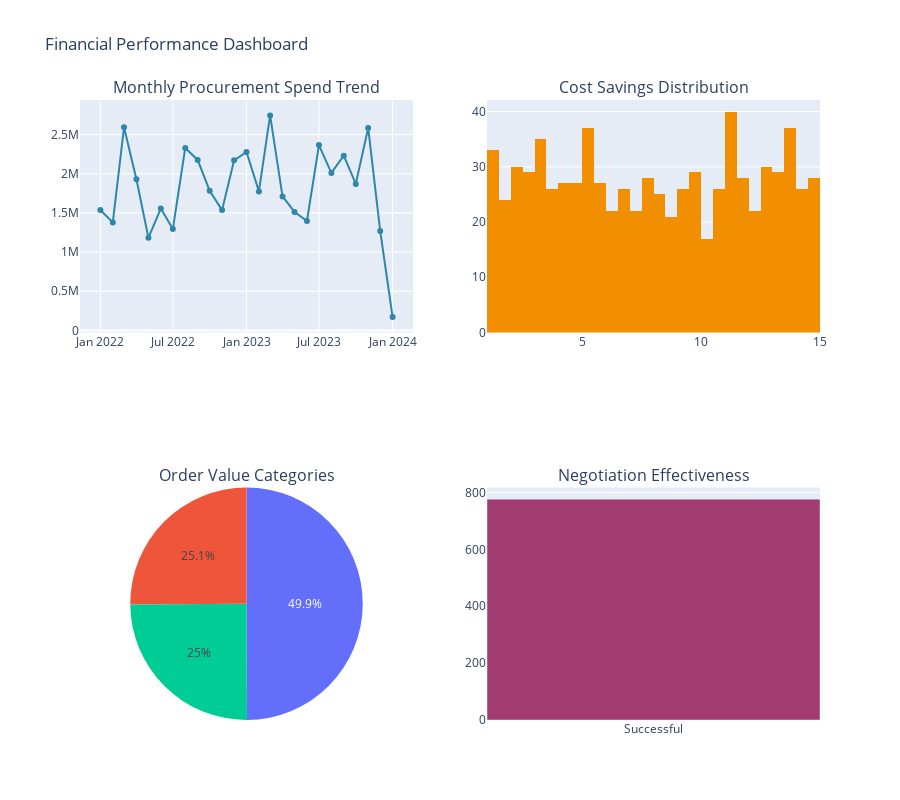

Source (notebook cell):
### Code cell
# Create financial performance visualizations
fig = make_subplots(
    rows=2, cols=2,
    subplot_titles=(
        'Monthly Procurement Spend Trend',
        'Cost Savings Distribution',
        'Order Value Categories',
        'Negotiation Effectiveness'
    ),
    specs=[[{"type": "scatter"}, {"type": "histogram"}],
           [{"type": "pie"}, {"type": "bar"}]]
)

# 1. Monthly spend trend
monthly_data = df.groupby(['order_year', 'order_month']).agg({
    'total_negotiated_value': 'sum',
    'cost_savings': 'sum'
}).reset_index()
monthly_data['year_month'] = monthly_data['order_year'].astype(str) + '-' + monthly_data['order_month'].astype(str).str.zfill(2)

fig.add_trace(
    go.Scatter(
        x=monthly_data['year_month'],
        y=monthly_data['total_negotiated_value'],
        mode='lines+markers',
        name='Monthly Spend',
        line=dict(color=COLORS['primary'])
    ),
    row=1, col=1
)

# 2. Cost savings distribution
fig.add_trace(
    go.Histogram(
        x=df['savings_percentage'],
        nbinsx=30,
        name='Savings %',
        marker_color=COLORS['success']
    ),
    row=1, col=2
)

# 3. Order value categories
if 'order_size_category' in df.columns:
    size_counts = df['order_size_category'].value_counts()
    fig.add_trace(
        go.Pie(
            labels=size_counts.index,
            values=size_counts.values,
            name="Order Size"
        ),
        row=2, col=1
    )

# 4. Negotiation effectiveness
if 'negotiation_effectiveness' in df.columns:
    neg_counts = df['negotiation_effectiveness'].value_counts()
    fig.add_trace(
        go.Bar(
            x=neg_counts.index,
            y=neg_counts.values,
            name="Negotiation Results",
            marker_color=COLORS['secondary']
        ),
        row=2, col=2
    )

fig.update_layout(
    height=800,
    title_text="Financial Performance Dashboard",
    showlegend=False
)

fig.show()

### Figure 1 — Plotly figure (JSON) as saved in the notebook; plotly's stock layout.template omitted (floating-point values rounded to 4 significant figures; data arrays with more than 128 entries replaced by an {"elided": "..."} marker saying what was removed)
{"data": [{"line": {"color": "#2E86AB"}, "mode": "lines+markers", "name": "Monthly Spend", "type": "scatter", "x": ["2022-01", "2022-02", "2022-03", "2022-04", "2022-05", "2022-06", "2022-07", "2022-08", "2022-09", "2022-10", "2022-11", "2022-12", "2023-01", "2023-02", "2023-03", "2023-04", "2023-05", "2023-06", "2023-07", "2023-08", "2023-09", "2023-10", "2023-11", "2023-12", "2024-01"], "xaxis": "x", "y": [1536000.0, 1378000.0, 2593000.0, 1929000.0, 1182000.0, 1557000.0, 1294000.0, 2329000.0, 2176000.0, 1782000.0, 1535000.0, 2171000.0, 2277000.0, 1774000.0, 2744000.0, 1710000.0, 1512000.0, 1396000.0, 2366000.0, 2010000.0, 2231000.0, 1870000.0, 2584000.0, 1270000.0, 169300.0], "yaxis": "y"}, {"marker": {"color": "#F18F01"}, "name": "Savings %", "nbinsx": 30, "type": "histogram", "x": {"elided": "777 float values"}, "xaxis": "x2", "yaxis": "y2"}, {"domain": {"x": [0, 0.45], "y": [0, 0.375]}, "labels": ["Medium", "Small", "Large"], "name": "Order Size", "type": "pie", "values": [388, 195, 194]}, {"marker": {"color": "#A23B72"}, "name": "Negotiation Results", "type": "bar", "x": ["Successful"], "xaxis": "x3", "y": [777], "yaxis": "y3"}], "layout": {"annotations": [{"font": {"size": 16}, "showarrow": false, "text": "Monthly Procurement Spend Trend", "x": 0.225, "xanchor": "center", "xref": "paper", "y": 1, "yanchor": "bottom", "yref": "paper"}, {"font": {"size": 16}, "showarrow": false, "text": "Cost Savings Distribution", "x": 0.775, "xanchor": "center", "xref": "paper", "y": 1, "yanchor": "bottom", "yref": "paper"}, {"font": {"size": 16}, "showarrow": false, "text": "Order Value Categories", "x": 0.225, "xanchor": "center", "xref": "paper", "y": 0.375, "yanchor": "bottom", "yref": "paper"}, {"font": {"size": 16}, "showarrow": false, "text": "Negotiation Effectiveness", "x": 0.775, "xanchor": "center", "xref": "paper", "y": 0.375, "yanchor": "bottom", "yref": "paper"}], "height": 800, "showlegend": false, "title": {"text": "Financial Performance Dashboard"}, "xaxis": {"anchor": "y", "domain": [0, 0.45]}, "xaxis2": {"anchor": "y2", "domain": [0.55, 1]}, "xaxis3": {"anchor": "y3", "domain": [0.55, 1]}, "yaxis": {"anchor": "x", "domain": [0.625, 1]}, "yaxis2": {"anchor": "x2", "domain": [0.625, 1]}, "yaxis3": {"anchor": "x3", "domain": [0, 0.375]}}}
